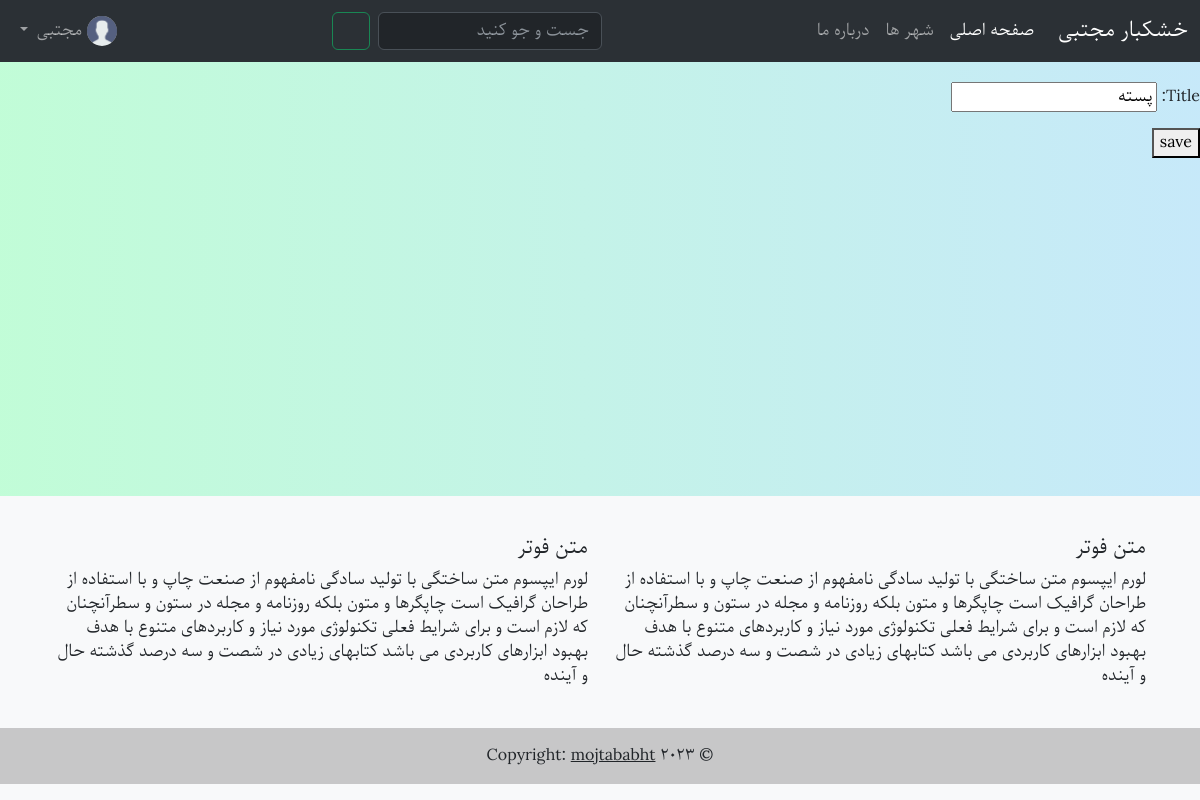
Page /category/update/11/ (signed in) on the committed database.
### account/models.py (models this page shows, shortened)
class CustomUser(AbstractUser):
    username = None
    phone_no=models.CharField(max_length=11,unique=True,validators=[
            RegexValidator(
                regex=r'^\+?1?\d{9,11}$',
                message="Phone number must be in the format: '0999999999'. Up to 11 digits allowed."
            ),
        ])
    avatar=models.ImageField(default='avatar.png')
    USERNAME_FIELD = 'phone_no'
    REQUIRED_FIELDS = []
    objects = CustomUserManager()

### shop/models.py (models this page shows, shortened)
class Category(models.Model):
    title=models.CharField(max_length=100)

### shop/views.py (the view, shortened to what this page needs)
# urls.py: path('category/update/<int:pk>/', CategoryUpdateView.as_view(), name='categoryupdate'),
class CategoryUpdateView(UserPassesTestMixin,UpdateView):
    model = Category
    template_name = 'categoryupdate.html'
    fields = '__all__'
    def test_func(self):
        return self.request.user.is_superuser

### templates/categoryupdate.html (shortened to what this page needs)
{% extends 'base.html' %}
{% block content %}
    <form method="post">
        {{ form.as_p }}
        <button type="submit">save</button>
    </form>
{% endblock content %}

### templates/base.html (shortened to what this page needs)
{% load static %}
{% load humanize %}
<!DOCTYPE html>
<html lang="fa" dir="rtl" class="h-100">
<head>
    <link rel="stylesheet" href="{% static 'css/bootstrap.min.css' %}">
    <link rel="stylesheet" href="{% static 'css/style.css' %}">
    <link href="{% static 'css/select2.min.css' %}" rel="stylesheet"/>
</head>
<body class="d-flex flex-column h-100">
<nav class="navbar navbar-expand-lg bg-body-tertiary" data-bs-theme="dark">
    <div class="container-fluid">
        <a class="navbar-brand" href="{% url 'products' %}">خشکبار مجتبی</a>
        <div class="collapse navbar-collapse" id="navbarSupportedContent">
            <ul class="navbar-nav me-auto mb-2 mb-lg-0">
                <li class="nav-item">
                    <a class="nav-link active" aria-current="page" href="{% url 'products' %}">صفحه اصلی</a>
                </li>
                <li class="nav-item">
                    <a class="nav-link" href="{% url 'cities' %}">شهر ها</a>
                </li>
                <li class="nav-item">
                    <a class="nav-link" href="{% url 'aboutus' %}">درباره ما</a>
                </li>
            </ul>
            <ul class="navbar-nav me-auto mb-2 mb-lg-0">
                <li class="nav-item">
                    <form class="d-flex" role="search" action="{% url 'search' %}" method="get">
                        <input class="form-control me-2" type="search" placeholder="جست و جو کنید" aria-label="Search"
                               name="search">
                        <button class="btn btn-outline-success d-flex align-items-center" type="submit"><i
                                class="fa fa-search"></i></button>
                    </form>
                </li>
            </ul>
            <div class="nav-item dropdown navbar-nav mb-2 mb-lg-0">
                {% if user.is_authenticated %}
                    <a class="nav-link dropdown-toggle" href="#" role="button" data-bs-toggle="dropdown"
                       aria-expanded="false">
                        <img src="{{ user.avatar.url }}" class="rounded-circle" style="width:30px;" alt="Avatar">
                        {{ user.first_name }}
                    </a>
                {% else %}
                    <a class="nav-link" href="{% url 'login' %}">ورود/ثبت نام</a>
                {% endif %}
            </div>
        </div>
    </div>
</nav>
<div id="content">
    {% block content %}{% endblock content %}
</div>
<footer class="footer mt-auto py-3 bg-light text-center text-lg-start ">
    <div class="container p-4">
        <div class="row">
            <div class="col-lg-6 col-md-12 mb-4 mb-md-0">
                <h5 class="text-uppercase">متن فوتر</h5>
                <p>
                    لورم ایپسوم متن ساختگی با تولید سادگی نامفهوم از صنعت چاپ و با استفاده از طراحان گرافیک است چاپگرها
                    و متون بلکه روزنامه و مجله در ستون و سطرآنچنان که لازم است و برای شرایط فعلی تکنولوژی مورد نیاز و
                    کاربردهای متنوع با هدف بهبود ابزارهای کاربردی می باشد کتابهای زیادی در شصت و سه درصد گذشته حال و
                    آینده
                </p>
            </div>
            <div class="col-lg-6 col-md-12 mb-4 mb-md-0">
                <h5 class="text-uppercase">متن فوتر</h5>
                <p>
                    لورم ایپسوم متن ساختگی با تولید سادگی نامفهوم از صنعت چاپ و با استفاده از طراحان گرافیک است چاپگرها
                    و متون بلکه روزنامه و مجله در ستون و سطرآنچنان که لازم است و برای شرایط فعلی تکنولوژی مورد نیاز و
                    کاربردهای متنوع با هدف بهبود ابزارهای کاربردی می باشد کتابهای زیادی در شصت و سه درصد گذشته حال و
                    آینده
                </p>
            </div>
        </div>
    </div>
    <div class="text-center p-3" style="background-color: rgba(0, 0, 0, 0.2);">
        © 2023 Copyright:
        <a class="text-dark" href="https://github.com/mojtababht">mojtababht</a>
    </div>
</footer>
</body>
</html>

### static/css/style.css (style rules this page uses)
* { font-family: parastoo; }
body { background: #84fab0; background: -webkit-linear-gradient(to right, rgba(132, 250, 176, 0.5), rgba(143, 211, 244, 0.5)); background: linear-gradient(to right, rgba(132, 250, 176, 0.5), rgba(143, 211, 244, 0.5)) }
#content { margin-top: 20px; }

### rows in the picture
CustomUser: avatar (placeholder picture), first_name "مجتبی"
Category: title "پسته"
